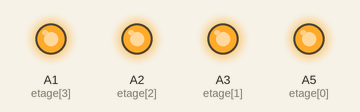
This sketch was run on a simulated Arduino Uno, built with avr-gcc and run on an emulated ATmega328P. On the bench: output pins drawn as LEDs (lit = HIGH).

Above: at 0.1 s.
Timing chart, 0 to 1.6 s (numbered marks = the images above):
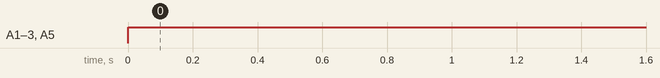

Measured:
- by itself, A1 (etage[3]), A2 (etage[2]), A3 (etage[1]), A5 (etage[0]): LOW → HIGH at 0.00 s

The sketch:

Cube_Led_V2.ino
```cpp
////////////////////////////////////////////
///Cube Led V2                           ///
///Cree par Miles White                  ///
///et Mathieu Corbel                     ///
///Ce programme permet d'allumer         ///
///tout le cube LED                       ///
////////////////////////////////////////////

int etage[4]={A5,A3,A2,A1}; //Definit les broche des etages
int colonne[16]={13,12,11,10,9,8,7,6,5,4,3,2,1,0,A4,A0}; //Definit les broches des colonnes

void setup(){
  for(int i = 0; i<16; i++){  //Definit toutes les colonne comme sortie
    pinMode(colonne[i], OUTPUT);
  }

  for(int i = 0; i<4; i++){ //Definit tous les etages comme sortie
    pinMode(etage[i], OUTPUT);
  }
}

void loop(){
  for(int i = 0; i<16; i++){ //Eteint toutes les colonne
    digitalWrite(colonne[i], 0);
  }

  for(int i = 0; i<4; i++){ //Allume tous les etages
    digitalWrite(etage[i], 1);
  }
  delay(2000);
}
```
